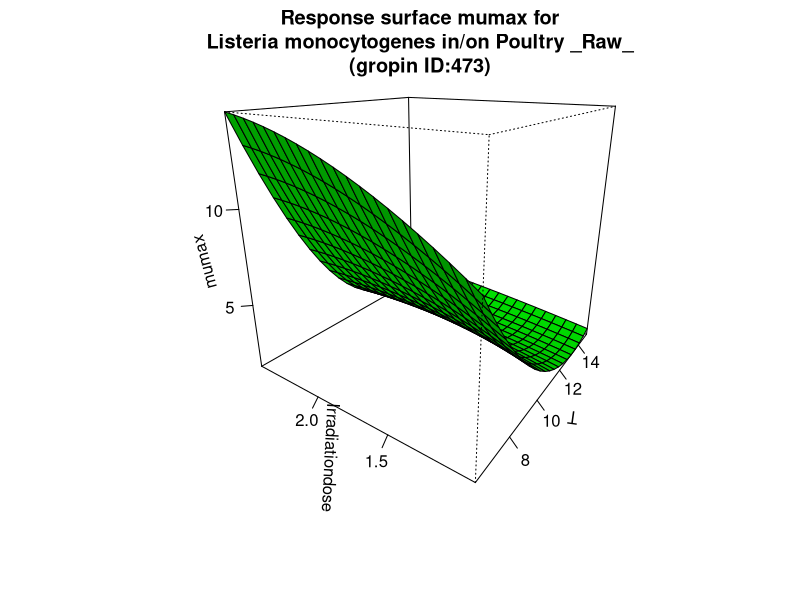

R code for this plot:
#############################
# start of Parameter script
#############################
T <- seq(6.006,14.985014985015,length.out=21)
Irradiationdose <- seq(1.001,2.4975024975025,length.out=21)
#############################
# end of Parameter script
#############################
############################# 
# start of Model script Gropin ID 473 
#############################
 
# constant coefficients for this model
 
variables <- data.frame(T,Irradiationdose)
argumentsPar <- expand.grid(variables)
 
# heart of the model
response_surface <- function(T,Irradiationdose) {
   mumax <-10.05-1.81*T+19.86*Irradiationdose+0.078*(T^2)-2.46*(Irradiationdose^2)-2.24*T*Irradiationdose+0.15*T*(Irradiationdose^2)+0.068*Irradiationdose*(T^2)

return(mumax=mumax)
} 

# output parameters
responseSurface <- cbind(argumentsPar,response_surface(argumentsPar['T'],argumentsPar['Irradiationdose']))
colnames(responseSurface) <- c(colnames(argumentsPar),'mumax')
#############################
# End of Model script
#############################
############################# 
# start of Visualisation script Gropin ID 473 
#############################
persp(T,Irradiationdose,matrix(unlist(responseSurface$'mumax'),nrow=21),col = 'green',xlab='T',ylab='Irradiationdose',zlab='mumax',main='Response surface mumax for
Listeria monocytogenes in/on Poultry _Raw_
(gropin ID:473)',theta=305,phi=20,shade=0.25,ticktype = 'detailed')
#############################
# End of Visualisation script
#############################
